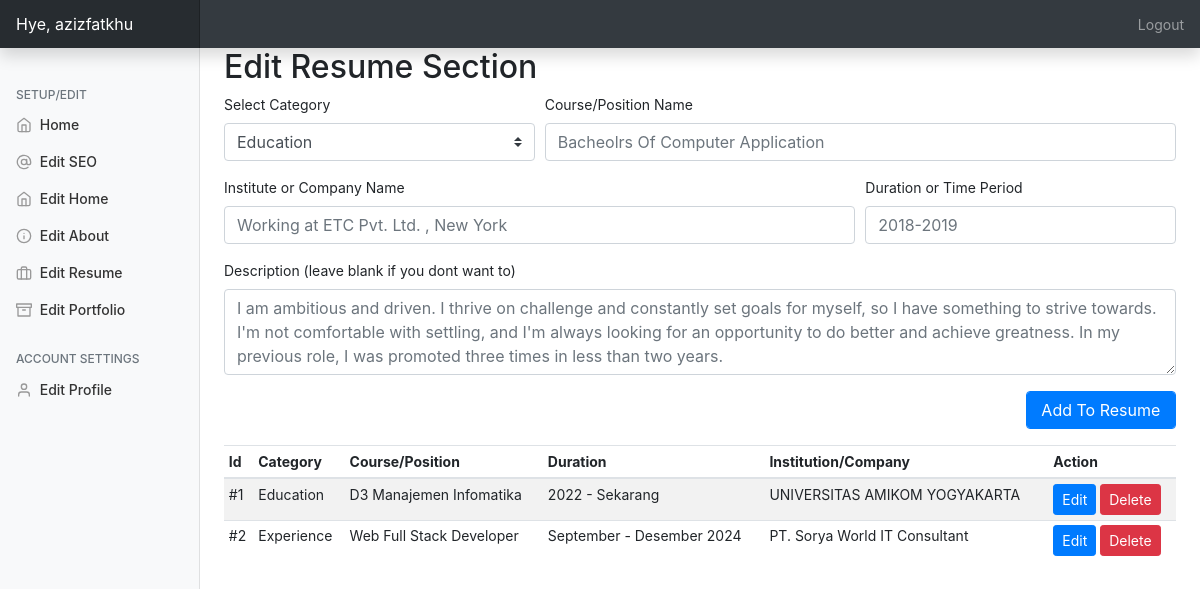
The app's page /admin/?editresume=true (signed in) with its own data.
### tables this page shows
CREATE TABLE `resume` (
  `id` int(11) NOT NULL,
  `category` varchar(250) NOT NULL,
  `title` varchar(250) NOT NULL,
  `year` varchar(250) NOT NULL,
  `ogname` varchar(250) NOT NULL,
  `workdesc` text NOT NULL
);

### admin/php/resume.php (the view, shortened to what this page needs)
<h2>Edit Resume Section</h2>
         <form action="php/uresume.php" method="post">
                 <div class="form-row">
                   <div class="form-group col-md-4">
                   <label>Select Category</label>
                    <select name="category" class="custom-select">
  <option value="e" selected>Education</option>
</select></div>
                     <div class="form-group col-md-8">
    <label for="sn">Course/Position Name</label>
    <input type="text" name="title" class="form-control" id="website" placeholder="Bacheolrs Of Computer Application" required>
  </div>
   <div class="form-group col-md-8">
    <label for="website">Institute or Company Name</label>
    <input type="text" name="ogname" class="form-control" id="website" placeholder="Working at ETC Pvt. Ltd. , New York" required>
  </div>
   <div class="form-group col-md-4">
    <label for="website">Duration or Time Period</label>
    <input type="text" name="year" class="form-control" id="website" placeholder="2018-2019" required>
  </div>
  <div class="form-group col-md-12">
    <label for="exampleFormControlTextarea1">Description (leave blank if you dont want to)</label>
    <textarea class="form-control" name="workdesc" id="exampleFormControlTextarea1" rows="3" placeholder="I am ambitious and driven. I thrive on challenge and constantly set goals for myself, so I have something to strive towards. I'm not comfortable with settling, and I'm always looking for an opportunity to do better and achieve greatness. In my previous role, I was promoted three times in less than two years."></textarea>
  </div>
   <div class="form-group col-md-2 ml-auto">
      <input type="submit" name="addtoresume" class="btn btn-primary form-control" value="Add To Resume">
   </div>
                 </div>
             </form>
         <table id="rlist" class="table table-striped table-sm .table-responsive ">
          <thead>
            <tr>
              <th>Id</th>
              <th>Category</th>
              <th>Course/Position</th>
              <th>Duration</th>
              <th>Institution/Company</th>
              <th>Action</th>
            </tr>
          </thead>
          <tbody>
         <?php
$query2="SELECT * FROM resume";
$queryrun2=mysqli_query($db,$query2);
$count=1;
while($data2=mysqli_fetch_array($queryrun2)){
    $cat = $data2['category']=='e'?$cat="Education":$cat="Experience";
    ?>
     <tr>
         <div class="modal fade" id="modal<?=$data2['id']?>" tabindex="-1" role="dialog" aria-labelledby="exampleModalLabel" aria-hidden="true">
          <td>#<?=$count?></td>
              <td><?=$cat?></td>
         <td><?=$data2['title']?></td>
         <td><?=$data2['year']?></td>
         <td><?=$data2['ogname']?></td>
         <td>
         <button type="button" class="btn btn-primary btn-sm" data-toggle="modal" data-target="#modal<?=$data2['id']?>">
  Edit
</button> <a href="php/uresume.php?del=<?=$data2['id']?>"><button type="button" class="btn btn-danger btn-sm" data-toggle="modal" data-target="#exampleModal">
  Delete
             </button></a></td>
            </tr>
         <?php $count++;
} ?>
             </tbody></table>

### admin/css/dashboard.css (style rules this page uses)
body { font-size: .875rem; }

### records on screen
resume: category "Education", title "D3 Manajemen Infomatika", year "2022 - Sekarang", ogname "UNIVERSITAS AMIKOM YOGYAKARTA"
resume: category "Experience", title "Web Full Stack Developer", year "September - Desember 2024", ogname "PT. Sorya World IT Consultant"

### other values on screen
$_SESSION['username'] "azizfatkhu"
